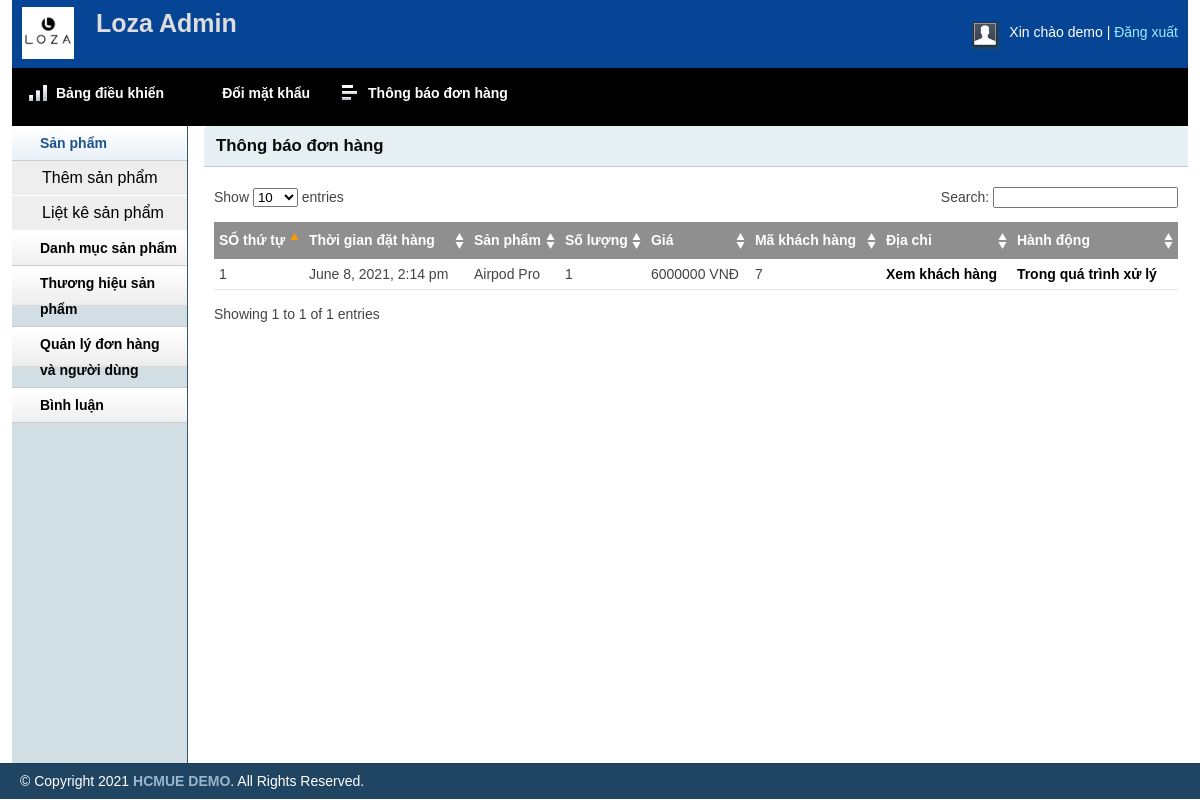
Page /admin/inbox.php (signed in) on the committed database.
### tables this page shows
CREATE TABLE `tbl_order` (
  `id` int(11) NOT NULL,
  `productId` int(11) NOT NULL,
  `productName` varchar(255) NOT NULL,
  `customer_id` int(11) NOT NULL,
  `quantity` int(11) NOT NULL,
  `price` varchar(255) NOT NULL,
  `image` varchar(255) NOT NULL,
  `status` int(11) NOT NULL DEFAULT 0,
  `date_order` datetime NOT NULL DEFAULT current_timestamp()
);

### lib/database.php (called while the page is built, shortened)
<?php
Class Database{
   public $host   = DB_HOST;
   public $user   = DB_USER;
   public $pass   = DB_PASS;
   public $dbname = DB_NAME;
   public $link;
private function connectDB(){
   $this->link = new mysqli($this->host, $this->user, $this->pass,
    $this->dbname);
 }
public function select($query){
  $result = $this->link->query($query) or
   die($this->link->error.__LINE__);
  if($result->num_rows > 0){
    return $result;
  } else {
    return false;
  }
 }
}

### classes/cart.php (called while the page is built, shortened)
<?php
	$filepath = realpath(dirname(__FILE__));
	include_once ($filepath.'/../lib/database.php');
	include_once ($filepath.'/../helpers/format.php');
?>
<?php
	class cart
	{
		private $db;
		public function __construct()
		{
			$this->db = new Database();
		}
		public function get_inbox_cart(){
			$query = "SELECT * FROM tbl_order ORDER BY date_order";
			$get_inbox_cart = $this->db->select($query);
			return $get_inbox_cart;
		}
	}
?>

### helpers/format.php (called while the page is built, shortened)
<?php
class Format{
 public function formatDate($date){
    return date('F j, Y, g:i a', strtotime($date));
 }
}
?>

### admin/inbox.php (the view, shortened to what this page needs)
<?php include 'inc/header.php';?>
<?php include 'inc/sidebar.php';?>
<?php
$filepath = realpath(dirname(__FILE__));
include_once ($filepath.'/../classes/cart.php');
include_once ($filepath.'/../helpers/format.php');
?>
        <div class="grid_10">
            <div class="box round first grid">
                <h2>Thông báo đơn hàng</h2>
                <div class="block">
                    <table class="data display datatable" id="example">
					<thead>
						<tr>
							<th>SỐ thứ tự</th>
							<th>Thời gian đặt hàng</th>
							<th>Sản phẩm</th>
							<th>Số lượng</th>
							<th>Giá</th>
							<th>Mã khách hàng</th>
							<th>Địa chỉ</th>
							<th>Hành động</th>
						</tr>
					</thead>
					<tbody>
						<?php
						$ct = new cart();
						$fm = new Format();
						$get_inbox_cart = $ct->get_inbox_cart();
						if($get_inbox_cart){
							$i = 0;
							while($result = $get_inbox_cart->fetch_assoc()){
								$i++;
						 ?>
						<tr class="odd gradeX">
							<td><?php echo $i; ?></td>
							<td><?php echo $fm->formatDate($result['date_order']) ?></td>
							<td><?php echo $result['productName'] ?></td>
							<td><?php echo $result['quantity'] ?></td>
							<td><?php echo $result['price'].' '.'VNĐ' ?></td>
							<td><?php echo $result['customer_id'] ?></td>
							<td><a href="customer.php?customerid=<?php echo $result['customer_id'] ?>">Xem khách hàng</a></td>
							<td>
							<?php
							if($result['status']==0){
							?>
								<a href="?shiftid=<?php echo $result['id'] ?>&price=<?php echo $result['price'] ?>&time=<?php echo $result['date_order'] ?>">Trong quá trình xử lý</a>
								<?php
							}elseif($result['status']==1){
								?>
								<?php
								echo 'Shifting...';
								?>
							<?php
							}elseif($result['status']==2){
							?>
							<a href="?delid=<?php echo $result['id'] ?>&price=<?php echo $result['price'] ?>&time=<?php echo $result['date_order'] ?>">Đã xóa</a>
							<?php
								}
							?>
							</td>
						</tr>
						<?php
					}}
						?>
					</tbody>
				</table>
               </div>
            </div>
        </div>
<?php include 'inc/footer.php';?>

### admin/css/text.css (style rules this page uses)
body { font: 13px/1.5 Tahoma, Helvetica, Arial, 'Liberation Sans', FreeSans, sans-serif; }
h2 { font-size: 23px; }
p, dl, hr, h1, h2, h3, h4, h5, h6, ol, ul, pre, table, address, fieldset { margin-bottom: 20px; }

### admin/css/grid.css (style rules this page uses)
.grid_1, .grid_2, .grid_3, .grid_4, .grid_5, .grid_6, .grid_7, .grid_8, .grid_9, .grid_10, .grid_11, .grid_12, .grid_13, .grid_14, .grid_15, .grid_16 { display: inline; float: left; margin-left: 1%; margin-right: 1%; }
.container_12 .grid_10 { width: 81.333%; }

### admin/css/layout.css (style rules this page uses)
body { background: #fff none repeat scroll 0 0; color: #444; font-size: 14px; padding: 0; }
a { color: #000; font-weight:bold; text-decoration: none; }
h1, h2, h3, h4, h5, h6 { line-height:1.2em; margin-bottom:.3em; }
h2 { margin-top:1em; }
.box { background:#fff; margin-bottom:20px; padding:10px 10px 10px 10px; margin-left:-8px; }
.box.grid { padding-bottom:40px; }
.box.round { -moz-border-radius: 5px 5px 0px 0px; -webkit-border-radius: 5px 5px 0px 0px; border-radius: 5px 5px 0px 0px; }
.box h2 { font-size:1.2em; font-weight:bold; color:#0a0a0a; background:#E6F0F3; margin:-10px -10px 0 -10px; padding:10px 12px; border-bottom:1px solid #B3CBD6; -moz-border-radius: 5px 5px 0px 0px; -webkit-border-radius: 5px 5px 0px 0px; border-radius: 5px 5px 0px 0px; }
.box.first { min-height: 406px; }
.block { padding-top:20px; }
.block { padding-bottom:1px; }
table.display { margin: 0 auto; clear: both; width: 100%; }
.sorting_asc { background: #8f8f8f url(../img/table/sort_asc.png) no-repeat center right; padding:8px 5px; text-align:left; color:#fff; }
.sorting { background:#8f8f8f url(../img/table/sort_both.png) no-repeat center right; padding:8px 5px; text-align:left; color:#fff; }
tr.odd { height: 30px; line-height: 30px; border-bottom:1px solid #e6e6e6; }
tr.odd td, tr.even td { padding-left:5px; }

### rows in the picture
tbl_order: date_order "June 8, 2021, 2:14 pm", productName "Airpod Pro", quantity "1", price "6000000", customer "7"

### other values in the picture
Session::get('adminName') "demo"
